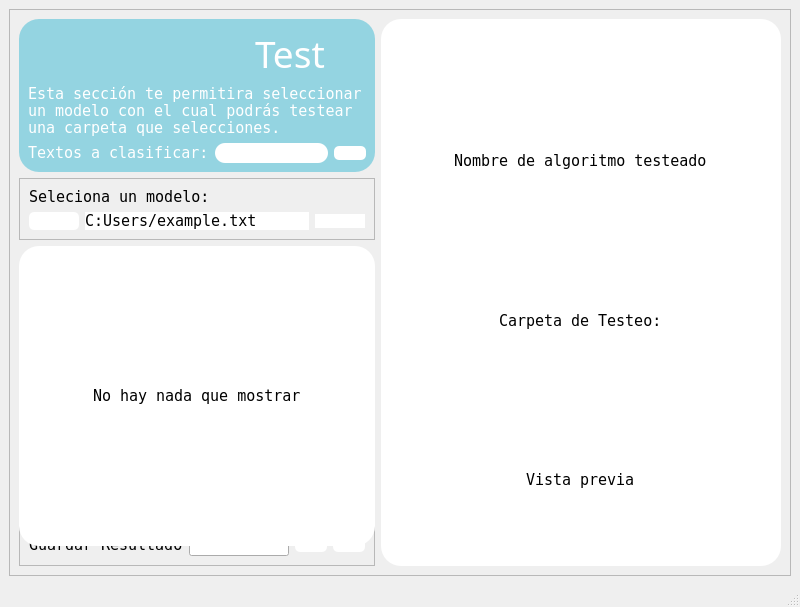
<?xml version="1.0" encoding="UTF-8"?>
<ui version="4.0">
 <class>MainWindow</class>
 <widget class="QMainWindow" name="MainWindow">
  <property name="geometry">
   <rect>
    <x>0</x>
    <y>0</y>
    <width>800</width>
    <height>607</height>
   </rect>
  </property>
  <property name="windowTitle">
   <string>MainWindow</string>
  </property>
  <widget class="QWidget" name="centralwidget">
   <layout class="QGridLayout" name="gridLayout_3">
    <item row="0" column="0">
     <widget class="QFrame" name="frame">
      <property name="frameShape">
       <enum>QFrame::StyledPanel</enum>
      </property>
      <property name="frameShadow">
       <enum>QFrame::Raised</enum>
      </property>
      <layout class="QGridLayout" name="gridLayout_4">
       <item row="0" column="1">
        <widget class="QFrame" name="frame_3">
         <property name="styleSheet">
          <string notr="true">background-color:#94D4E1;
border-radius:20px;</string>
         </property>
         <property name="frameShape">
          <enum>QFrame::StyledPanel</enum>
         </property>
         <property name="frameShadow">
          <enum>QFrame::Raised</enum>
         </property>
         <layout class="QGridLayout" name="gridLayout">
          <item row="0" column="0">
           <widget class="QPushButton" name="volver">
            <property name="styleSheet">
             <string notr="true">background-color:transparent;</string>
            </property>
            <property name="text">
             <string/>
            </property>
            <property name="icon">
             <iconset>
              <normaloff>imagenes/chef-logo.png</normaloff>imagenes/chef-logo.png</iconset>
            </property>
            <property name="iconSize">
             <size>
              <width>50</width>
              <height>50</height>
             </size>
            </property>
           </widget>
          </item>
          <item row="3" column="0">
           <widget class="QLabel" name="label_7">
            <property name="font">
             <font>
              <family>NSimSun</family>
              <pointsize>11</pointsize>
             </font>
            </property>
            <property name="styleSheet">
             <string notr="true">color:white;</string>
            </property>
            <property name="text">
             <string>Textos a clasificar:</string>
            </property>
           </widget>
          </item>
          <item row="3" column="1">
           <widget class="QLineEdit" name="lineEdit">
            <property name="font">
             <font>
              <family>NSimSun</family>
              <pointsize>11</pointsize>
             </font>
            </property>
            <property name="styleSheet">
             <string notr="true">background-color:white;
border-radius:10px;</string>
            </property>
           </widget>
          </item>
          <item row="3" column="2">
           <widget class="QPushButton" name="aniadir">
            <property name="styleSheet">
             <string notr="true">background-color:white;
border-radius:5px;</string>
            </property>
            <property name="text">
             <string/>
            </property>
            <property name="icon">
             <iconset>
              <normaloff>imagenes/add.png</normaloff>imagenes/add.png</iconset>
            </property>
           </widget>
          </item>
          <item row="1" column="0" colspan="3">
           <widget class="QLabel" name="label_6">
            <property name="font">
             <font>
              <family>NSimSun</family>
              <pointsize>11</pointsize>
             </font>
            </property>
            <property name="styleSheet">
             <string notr="true">color:white;</string>
            </property>
            <property name="text">
             <string>Esta sección te permitira seleccionar un modelo con el cual podrás testear una carpeta que selecciones.</string>
            </property>
            <property name="wordWrap">
             <bool>true</bool>
            </property>
           </widget>
          </item>
          <item row="0" column="1" colspan="2" alignment="Qt::AlignHCenter">
           <widget class="QLabel" name="label_5">
            <property name="font">
             <font>
              <family>Rage Italic</family>
              <pointsize>28</pointsize>
             </font>
            </property>
            <property name="styleSheet">
             <string notr="true">color:white;</string>
            </property>
            <property name="text">
             <string>Test</string>
            </property>
           </widget>
          </item>
         </layout>
        </widget>
       </item>
       <item row="3" column="1">
        <widget class="QFrame" name="frame_5">
         <property name="frameShape">
          <enum>QFrame::StyledPanel</enum>
         </property>
         <property name="frameShadow">
          <enum>QFrame::Raised</enum>
         </property>
         <layout class="QHBoxLayout" name="horizontalLayout_2">
          <item>
           <widget class="QLabel" name="label_11">
            <property name="font">
             <font>
              <family>NSimSun</family>
              <pointsize>11</pointsize>
             </font>
            </property>
            <property name="text">
             <string>Guardar Resultado</string>
            </property>
           </widget>
          </item>
          <item>
           <widget class="QLineEdit" name="lineEdit_2"/>
          </item>
          <item>
           <widget class="QPushButton" name="pushButton_4">
            <property name="styleSheet">
             <string notr="true">background-color:white;
border-radius:5px;</string>
            </property>
            <property name="text">
             <string/>
            </property>
            <property name="icon">
             <iconset>
              <normaloff>imagenes/guardar-el-archivo.png</normaloff>imagenes/guardar-el-archivo.png</iconset>
            </property>
           </widget>
          </item>
          <item>
           <widget class="QPushButton" name="pushButton_3">
            <property name="styleSheet">
             <string notr="true">background-color:white;
border-radius:5px;</string>
            </property>
            <property name="text">
             <string/>
            </property>
            <property name="icon">
             <iconset>
              <normaloff>imagenes/lupa.png</normaloff>imagenes/lupa.png</iconset>
            </property>
           </widget>
          </item>
         </layout>
        </widget>
       </item>
       <item row="2" column="1">
        <widget class="QFrame" name="frame_6">
         <property name="minimumSize">
          <size>
           <width>0</width>
           <height>300</height>
          </size>
         </property>
         <property name="styleSheet">
          <string notr="true">background-color:white; 
border-radius:20px;</string>
         </property>
         <property name="frameShape">
          <enum>QFrame::StyledPanel</enum>
         </property>
         <property name="frameShadow">
          <enum>QFrame::Raised</enum>
         </property>
         <layout class="QHBoxLayout" name="horizontalLayout">
          <item>
           <layout class="QHBoxLayout" name="hresultados">
            <item alignment="Qt::AlignHCenter">
             <widget class="QLabel" name="lresultadosTabla">
              <property name="font">
               <font>
                <family>NSimSun</family>
                <pointsize>11</pointsize>
               </font>
              </property>
              <property name="text">
               <string>No hay nada que mostrar</string>
              </property>
             </widget>
            </item>
           </layout>
          </item>
         </layout>
        </widget>
       </item>
       <item row="1" column="1">
        <widget class="QFrame" name="frame_4">
         <property name="frameShape">
          <enum>QFrame::StyledPanel</enum>
         </property>
         <property name="frameShadow">
          <enum>QFrame::Raised</enum>
         </property>
         <layout class="QGridLayout" name="gridLayout_2">
          <item row="1" column="1">
           <widget class="QLabel" name="direccion">
            <property name="font">
             <font>
              <family>NSimSun</family>
              <pointsize>11</pointsize>
             </font>
            </property>
            <property name="styleSheet">
             <string notr="true">background-color:white;
border-radius:10px;</string>
            </property>
            <property name="text">
             <string>C:Users/example.txt</string>
            </property>
           </widget>
          </item>
          <item row="1" column="0">
           <widget class="QPushButton" name="selectmodelo">
            <property name="maximumSize">
             <size>
              <width>50</width>
              <height>50</height>
             </size>
            </property>
            <property name="styleSheet">
             <string notr="true">background-color:white;
border-radius:5px;</string>
            </property>
            <property name="text">
             <string/>
            </property>
            <property name="icon">
             <iconset>
              <normaloff>imagenes/up-arrow.png</normaloff>imagenes/up-arrow.png</iconset>
            </property>
           </widget>
          </item>
          <item row="0" column="0" colspan="2">
           <widget class="QLabel" name="label_8">
            <property name="font">
             <font>
              <family>NSimSun</family>
              <pointsize>11</pointsize>
             </font>
            </property>
            <property name="text">
             <string>Seleciona un modelo:</string>
            </property>
           </widget>
          </item>
          <item row="1" column="2">
           <widget class="QPushButton" name="play">
            <property name="maximumSize">
             <size>
              <width>50</width>
              <height>16777215</height>
             </size>
            </property>
            <property name="styleSheet">
             <string notr="true">background-color:white;
border-radius:20px;</string>
            </property>
            <property name="text">
             <string/>
            </property>
            <property name="icon">
             <iconset>
              <normaloff>imagenes/boton-de-play.png</normaloff>imagenes/boton-de-play.png</iconset>
            </property>
            <property name="iconSize">
             <size>
              <width>40</width>
              <height>40</height>
             </size>
            </property>
           </widget>
          </item>
         </layout>
        </widget>
       </item>
       <item row="0" column="2" rowspan="4">
        <widget class="QFrame" name="frame_2">
         <property name="minimumSize">
          <size>
           <width>400</width>
           <height>0</height>
          </size>
         </property>
         <property name="maximumSize">
          <size>
           <width>400</width>
           <height>16777215</height>
          </size>
         </property>
         <property name="styleSheet">
          <string notr="true">background-color:white;
border-radius:20px;</string>
         </property>
         <property name="frameShape">
          <enum>QFrame::StyledPanel</enum>
         </property>
         <property name="frameShadow">
          <enum>QFrame::Raised</enum>
         </property>
         <layout class="QVBoxLayout" name="verticalLayout">
          <item alignment="Qt::AlignHCenter">
           <widget class="QLabel" name="label_4">
            <property name="maximumSize">
             <size>
              <width>50</width>
              <height>50</height>
             </size>
            </property>
            <property name="font">
             <font>
              <family>NSimSun</family>
              <pointsize>11</pointsize>
             </font>
            </property>
            <property name="text">
             <string/>
            </property>
            <property name="pixmap">
             <pixmap>imagenes/informacion.png</pixmap>
            </property>
            <property name="scaledContents">
             <bool>true</bool>
            </property>
           </widget>
          </item>
          <item alignment="Qt::AlignHCenter">
           <widget class="QLabel" name="ltitulo">
            <property name="font">
             <font>
              <family>NSimSun</family>
              <pointsize>11</pointsize>
             </font>
            </property>
            <property name="text">
             <string>Nombre de algoritmo testeado</string>
            </property>
           </widget>
          </item>
          <item alignment="Qt::AlignHCenter">
           <widget class="QLabel" name="descripcion">
            <property name="font">
             <font>
              <family>NSimSun</family>
              <pointsize>11</pointsize>
             </font>
            </property>
            <property name="text">
             <string>Carpeta de Testeo:</string>
            </property>
           </widget>
          </item>
          <item alignment="Qt::AlignHCenter">
           <widget class="QLabel" name="vista">
            <property name="font">
             <font>
              <family>NSimSun</family>
              <pointsize>11</pointsize>
             </font>
            </property>
            <property name="text">
             <string>Vista previa</string>
            </property>
           </widget>
          </item>
         </layout>
        </widget>
       </item>
      </layout>
     </widget>
    </item>
   </layout>
  </widget>
  <widget class="QStatusBar" name="statusbar"/>
 </widget>
 <resources/>
 <connections/>
</ui>
